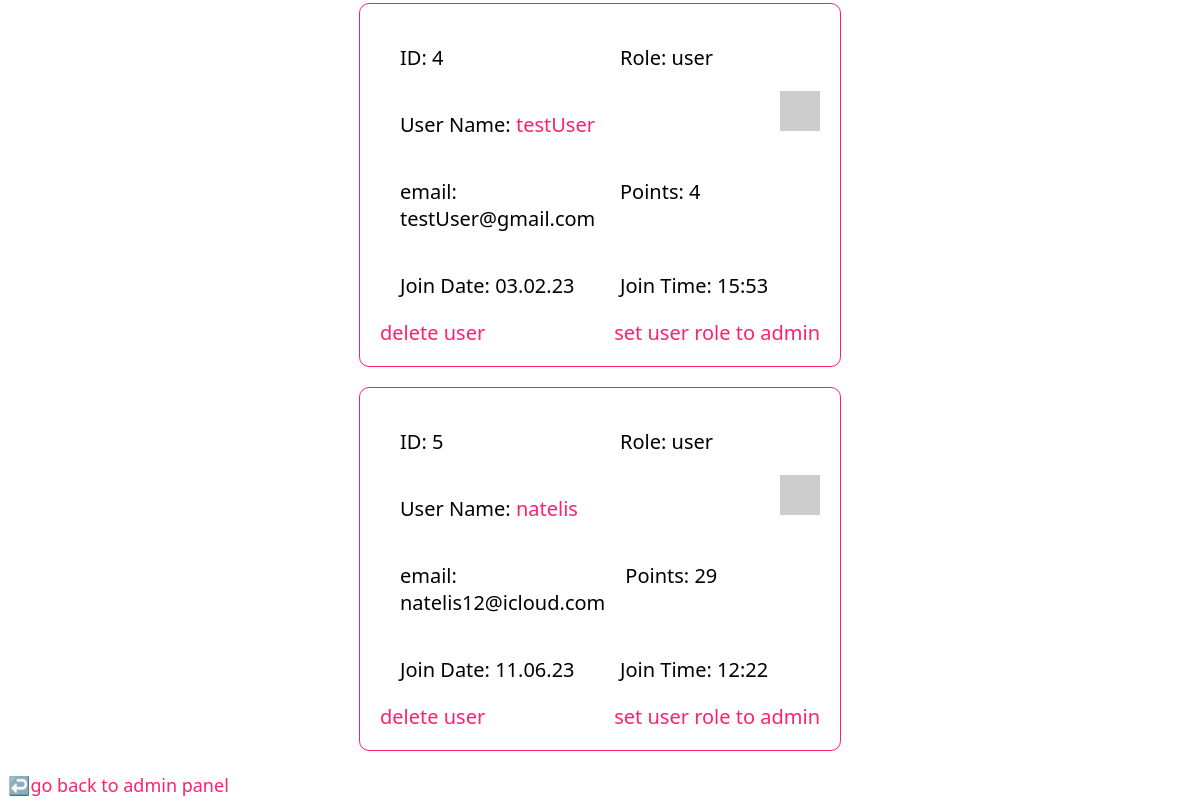
/adminpanel/users (signed in, lower part), run on an earlier commit of the app's database.
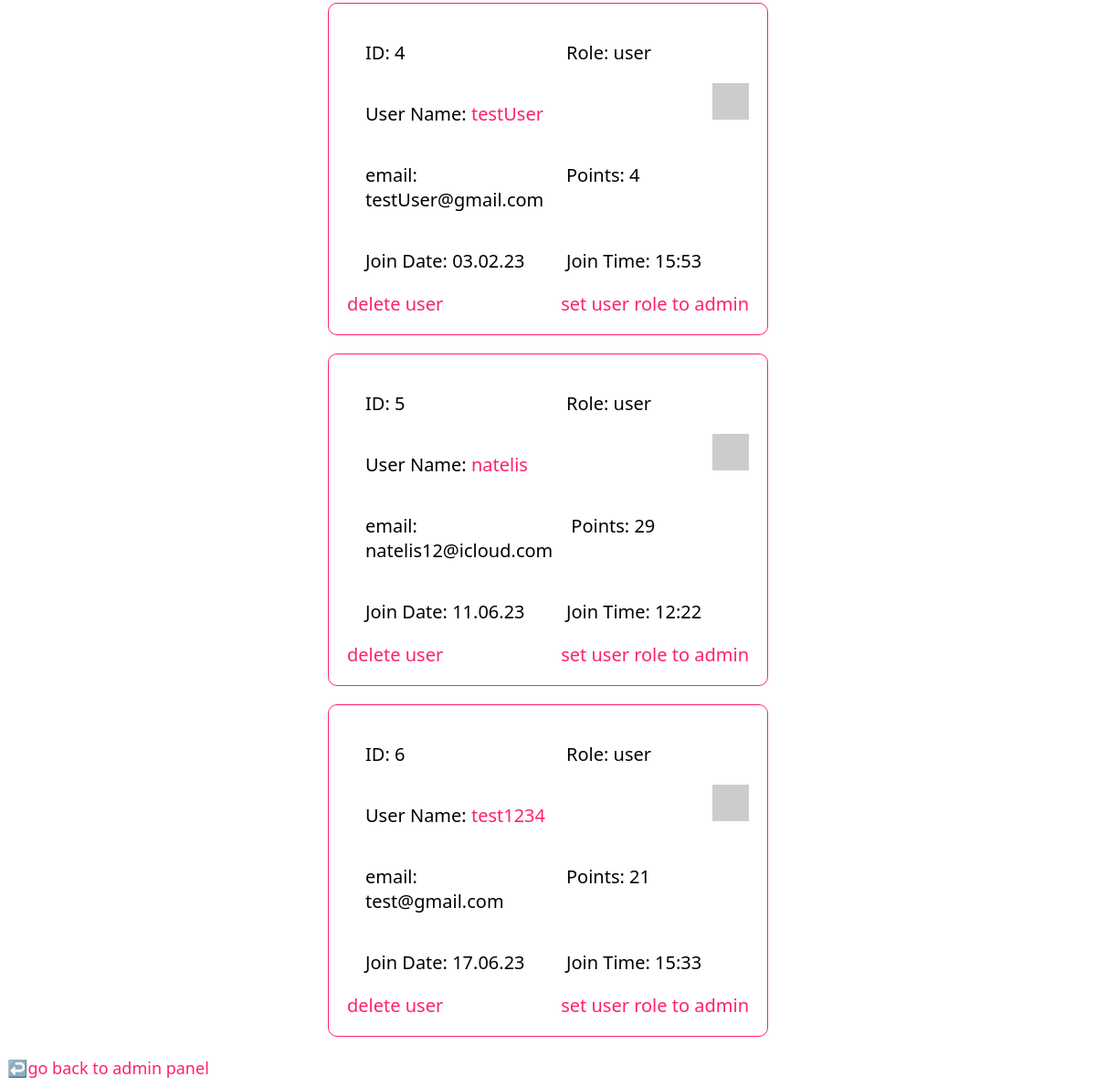
And on a later commit of the database.
### tables this page shows
CREATE TABLE "Users" (
	"userID"	INTEGER NOT NULL UNIQUE,
	"userName"	TEXT UNIQUE,
	"email"	TEXT UNIQUE,
	"password"	TEXT,
	"profilePicture"	TEXT,
	"role"	TEXT,
	"points"	INTEGER,
	"creationDate"	TEXT,
	"creationTime"	TEXT,
	PRIMARY KEY("userID" AUTOINCREMENT)
);

### routes/adminPanelUsers.py (the view)
@adminPanelUsersBlueprint.route("/admin/users")
@adminPanelUsersBlueprint.route("/adminpanel/users")
def adminPanelUsers():
    match "userName" in session:
        case True:
            connection = sqlite3.connect("db/users.db")
            cursor = connection.cursor()
            cursor.execute(
                f'select role from users where userName = "{session["userName"]}"'
            )
            role = cursor.fetchone()[0]
            match role == "admin":
                case True:
                    connection = sqlite3.connect("db/users.db")
                    cursor = connection.cursor()
                    cursor.execute("select * from users")
                    users = cursor.fetchall()
                    return render_template(
                        "adminPanelUsers.html",
                        users=users,
                    )
                case False:
                    return redirect("/")
        case False:
            return redirect("/")

### app.py (called while the page is built)
@app.context_processor
def utility_processor():
    getProfilePicture
    return dict(getProfilePicture=getProfilePicture)

### helpers.py (called while the page is built)
def getProfilePicture(userName):
    connection = sqlite3.connect("db/users.db")
    cursor = connection.cursor()
    cursor.execute(
        f'select profilePicture from users where lower(userName) = "{userName.lower()}"'
    )
    return cursor.fetchone()[0]

### templates/adminPanelUsers.html (shortened to what this page needs)
{% extends 'layout.html'%} {%block head%}
<link
  rel="stylesheet"
  href="{{ url_for('static', filename='css/adminPanel.css') }}"
/>
{% endblock head %} {%block body%}
<div class="usersContainer">
  {% for user in users %}
  <div class="userContainer">
    <section class="stats">
      <p>ID: {{user[0]}}</p>
      <p>Role: {{user[5]}}</p>
    </section>
    <section class="stats">
      <p>
        User Name:
        <a href="/user/{{user[1].lower()}}" class="textPrimary">{{user[1]}}</a>
      </p>
      <img src="{{user[4]}}" alt="{{user[1]}}" class="picture" />
    </section>
    <section class="stats">
      <p>email: {{user[2]}}</p>
      <p>Points: {{user[6]}}</p>
    </section>
    <section class="stats">
      <p>Join Date: {{user[7]}}</p>
      <p>Join Time: {{user[8]}}</p>
    </section>
    <section class="stats">
      <a
        href="deleteuser/{{user[1].lower()}}/redirect=&admin&users"
        class="textPrimary"
        >delete user</a
      >
      {% if user[5] == "admin" %}
      <a href="/setuserrole/{{user[1].lower()}}/user" class="textPrimary"
        >set user role to user</a
      >
      {% else %}
      <a href="/setuserrole/{{user[1].lower()}}/admin" class="textPrimary"
        >set user role to admin</a
      >
      {% endif %}
    </section>
  </div>
  {% endfor %}
</div>
<a href="/admin" class="btn btnLink textPrimary">↩️go back to admin panel</a>
{% endblock body %}

### templates/layout.html (shortened to what this page needs)
<!DOCTYPE html>
<html lang="en">
  <head>
    <link
      rel="stylesheet"
      href="{{ url_for('static', filename='css/general.css') }}"
    />
    {% block head %} {% endblock head %}
  </head>
  <body>
    {% include 'changeTheme.html'%} {% include 'navbar.html'%} {% include
    'flash.html'%} {% block body %} {% endblock body %}
    <link
      rel="stylesheet"
      href="{{ url_for('static', filename='css/editor.css') }}"
    />
  </body>
</html>

### templates/changeTheme.html (shortened to what this page needs)
<link
  rel="stylesheet"
  href="{{ url_for('static', filename='css/changeTheme.css') }}"
/>

### templates/navbar.html (shortened to what this page needs)
<link
  rel="stylesheet"
  href="{{ url_for('static', filename='css/navbar.css') }}"
/>

### templates/flash.html (shortened to what this page needs)
<link
  rel="stylesheet"
  href="{{ url_for('static', filename='css/flash.css') }}"
/>

### static/css/general.css (style rules this page uses)
:root { --themePrimary: #000; --themeSecondary: #fff; --themeHelper: #303030; --primaryColor: #ff206e; --primaryHelper: #FF4F8C; }
* { font-family: system-ui, "Segoe UI", Roboto, Helvetica, Arial, sans-serif, "Apple Color Emoji", "Segoe UI Emoji", "Segoe UI Symbol"; color: var(--themePrimary); }
html { font-size: 125% !important; }
body { background-color: var(--themeSecondary); }
a { text-decoration: none; user-select: none; }
.btn { height: fit-content; width: fit-content; border-radius: 2rem; border: 0px; transition: 0.25s; font-weight: 500; cursor: pointer; font-size: 0.9rem; text-align: center; margin: 0rem 0.25rem; }
.btnLink { background-color: transparent; }
.textPrimary { color: var(--primaryColor); transition: 0.25s; }

### static/css/adminPanel.css (style rules this page uses)
.userContainer { display: block; text-align: center; border: 1px solid var(--primaryColor); border-radius: 0.5rem; width: fit-content; padding: 1rem; margin: 1rem auto 1rem auto; }
.userContainer .picture { width: 2rem; height: 2rem; }
.stats { display: flex; width: 22rem; justify-content: space-between; }
.stats p, .stats a { text-align: left; margin-left: 1rem; }
a { margin-left: 0rem !important; }
section p { width: 50rem !important; }

### static/css/editor.css (style rules this page uses)
:root { --ck-border-radius: 1rem; --ck-font-size-base: 1rem; --ck-custom-background: hsl(270, 1%, 29%); --ck-custom-foreground: hsl(255, 3%, 18%); --ck-custom-border: hsl(300, 1%, 22%); --ck-custom-white: var(--light); --ck-color-base-foreground: var(--ck-custom-background); --ck-color-focus-border: hsl(208, 90%, 62%); --ck-color-text: hsl(0, 0%, 98%); --ck-color-shadow-drop: hsla(0, 0%, 0%, 0.2); --ck-color-shadow-inner: hsla(0, 0%, 0%, 0.1); --ck-color-button-default-background: var(--ck-custom-background); --ck-color-button-default-hover-background: hsl(270, 1%, 22%); --ck-color-button-default-active-background: hsl(270, 2%, 20%); --ck-color-button-default-active-shadow: hsl(270, 2%, 23%); --ck-color-button-default-disabled-background: var(--ck-custom-background); --ck-color-button-on-background: var(--ck-custom-foreground); --ck-color-button-on-hover-background: hsl(255, 4%, 16%); --ck-color-button-on-active-background: hsl(255, 4%, 14%); --ck-color-button-on-active-shadow: hsl(240, 3%, 19%); --ck-color-button-on-disabled-background: var(--ck-custom-foreground); --ck-color-button-action-background: hsl(168, 76%, 42%); --ck-color-button-action-hover-background: hsl(168, 76%, 38%); --ck-color-button-action-active-background: hsl(168, 76%, 36%); --ck-color-button-action-active-shadow: hsl(168, 75%, 34%); --ck-color-button-action-disabled-background: hsl(168, 76%, 42%); --ck-color-button-action-text: var(--ck-custom-white); --ck-color-button-save: hsl(120, 100%, 46%); --ck-color-button-cancel: hsl(15, 100%, 56%); --ck-color-dropdown-panel-background: var(--ck-custom-background); --ck-color-dropdown-panel-border: var(--ck-custom-foreground); --ck-color-split-button-hover-background: var(--ck-color-button-default-hover-background); --ck-color-split-button-hover-border: var(--ck-custom-foreground); --ck-color-input-background: var(--ck-custom-background); --ck-color-input-border: hsl(257, 3%, 43%); --ck-color-input-text: hsl(0, 0%, 98%); --ck-color-input-disabled-background: hsl(255, 4%, 21%); --ck-color-input-disabled-border: hsl(250, 3%, 38%); --ck-color-input-disabled-text: hsl(0, 0%, 78%); --ck-color-labeled-field-label-background: var(--ck-custom-background); --ck-color-list-background: var(--ck-custom-background); --ck-color-list-button-hover-background: var(--ck-custom-foreground); --ck-color-list-button-on-background: hsl(208, 88%, 52%); --ck-color-list-button-on-text: var(--ck-custom-white); --ck-color-panel-background: var(--ck-custom-background); --ck-color-panel-border: var(--ck-custom-border); --ck-color-toolbar-background: var(--ck-custom-background); --ck-color-toolbar-border: var(--ck-custom-border); --ck-color-tooltip-background: hsl(252, 7%, 14%); --ck-color-tooltip-text: hsl(0, 0%, 93%); --ck-color-image-caption-background: hsl(0, 0%, 97%); --ck-color-image-caption-text: hsl(0, 0%, 20%); --ck-color-widget-blurred-border: hsl(0, 0%, 87%); --ck-color-widget-hover-border: hsl(43, 100%, 68%); --ck-color-widget-editable-focus-background: var(--ck-custom-white); --ck-color-link-default: hsl(190, 100%, 75%); }

What changed in the data, as far as the page shows it:
added Users: userID "6", role "user", userName "test1234", email "test@gmail.com", points "21", creationDate "17.06.23", creationTime "15:33"
